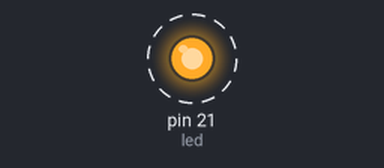
The program below on a simulated Arduino Mega 2560, built with avr-gcc and run on an emulated ATmega2560. Shown: output pins drawn as LEDs (lit = HIGH). Dashed ring = blinking.

Above: at 0.05 s.
Timing chart, 0 to 3.0 s (numbered marks = the images above):
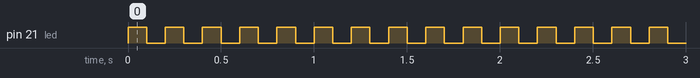

The program:

main.cpp
```cpp
/*
        _          _ ______ _____ _____
       (_)        | |  ____|  __ \_   _|
  _ __  ___  _____| | |__  | |  | || |
 | '_ \| \ \/ / _ \ |  __| | |  | || |
 | |_) | |>  <  __/ | |____| |__| || |_
 | .__/|_/_/\_\___|_|______|_____/_____|
 | |
 |_|

https://links.pixeledi.eu
AVR32DA28 Test | 05.2025

DXCore: https://github.com/SpenceKonde/DxCore

RX FTDI auf PC0 (TXD1)

*/

#include <Arduino.h>
const byte led = 21;
void setup() {
  Serial1.begin(115200);
  pinMode(led, OUTPUT);
  Serial1.println("lets go");
}

void loop() {
  digitalWrite(led, HIGH);
  delay(100);
  digitalWrite(led, LOW);
  delay(100);
  Serial1.println("AVR rockt");
}
```

Measured:
- by itself, pin 21 (led): alternates HIGH for 0.10 s and LOW for 0.10 s
